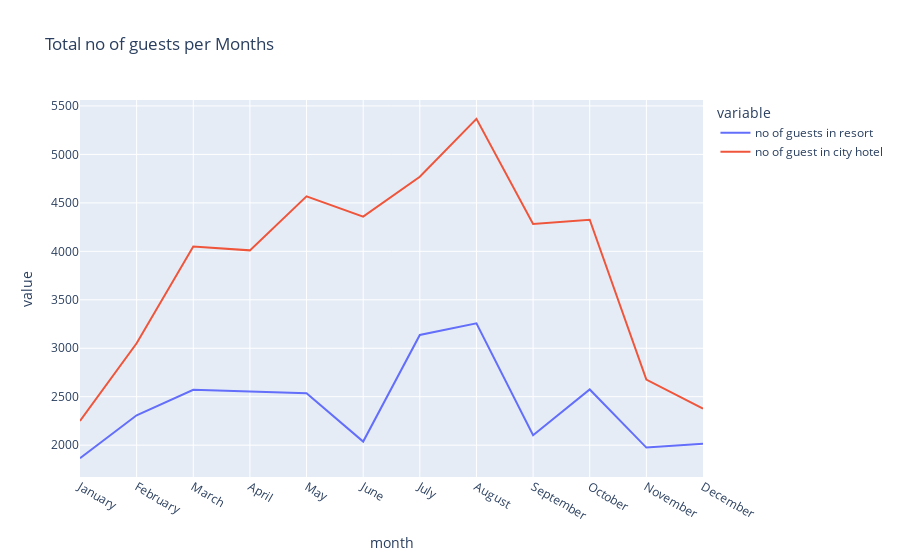

Source (notebook cell):
### Code cell
px.line(final_guests, x = 'month', y = ['no of guests in resort','no of guest in city hotel'],
        title='Total no of guests per Months')

### Figure 1 — Plotly figure (JSON) as saved in the notebook; plotly's stock layout.template omitted (floating-point values rounded to 4 significant figures)
{"data": [{"hovertemplate": "variable=no of guests in resort<br>month=%{x}<br>value=%{y}<extra></extra>", "legendgroup": "no of guests in resort", "line": {"color": "#636efa", "dash": "solid"}, "marker": {"symbol": "circle"}, "mode": "lines", "name": "no of guests in resort", "orientation": "v", "showlegend": true, "type": "scatter", "x": ["January", "February", "March", "April", "May", "June", "July", "August", "September", "October", "November", "December"], "xaxis": "x", "y": [1866, 2308, 2571, 2550, 2535, 2037, 3137, 3257, 2102, 2575, 1975, 2014], "yaxis": "y"}, {"hovertemplate": "variable=no of guest in city hotel<br>month=%{x}<br>value=%{y}<extra></extra>", "legendgroup": "no of guest in city hotel", "line": {"color": "#EF553B", "dash": "solid"}, "marker": {"symbol": "circle"}, "mode": "lines", "name": "no of guest in city hotel", "orientation": "v", "showlegend": true, "type": "scatter", "x": ["January", "February", "March", "April", "May", "June", "July", "August", "September", "October", "November", "December"], "xaxis": "x", "y": [2249, 3051, 4049, 4010, 4568, 4358, 4770, 5367, 4283, 4326, 2676, 2377], "yaxis": "y"}], "layout": {"legend": {"title": {"text": "variable"}, "tracegroupgap": 0}, "title": {"text": "Total no of guests per Months"}, "xaxis": {"anchor": "y", "domain": [0, 1], "title": {"text": "month"}}, "yaxis": {"anchor": "x", "domain": [0, 1], "title": {"text": "value"}}}}
